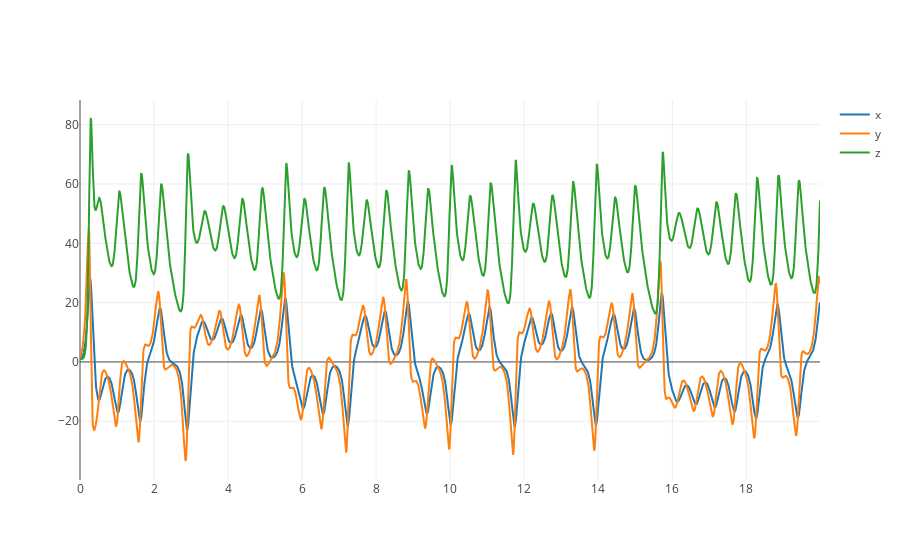

The cell this chart's notebook holds for it:
### Markdown cell above
## Interactive plots
In the following we create interactive plots with plotly

### Code cell
# import plotly.plotly as py
import plotly.offline as py
import plotly.graph_objs as go
py.init_notebook_mode(connected=True)


# Create traces
trace0 = go.Scatter(
    x = s.time,
    y = s.x,
    mode = 'lines',
    name = 'x'
)
trace1 = go.Scatter(
    x = s.time,
    y = s.y,
    mode = 'lines',
    name = 'y'
)
trace2 = go.Scatter(
    x = s.time,
    y = s.z,
    mode = 'lines',
    name = 'z'
)
data = [trace0, trace1, trace2]

py.iplot(data, filename='line-mode')

### Figure 1 — Plotly figure (JSON) as saved in the notebook; plotly's stock layout.template omitted (floating-point values rounded to 4 significant figures; data arrays with more than 128 entries replaced by an {"elided": "..."} marker saying what was removed)
{"data": [{"mode": "lines", "name": "x", "type": "scatter", "x": {"elided": "2000 float values"}, "y": {"elided": "2000 float values"}}, {"mode": "lines", "name": "y", "type": "scatter", "x": {"elided": "2000 float values"}, "y": {"elided": "2000 float values"}}, {"mode": "lines", "name": "z", "type": "scatter", "x": {"elided": "2000 float values"}, "y": {"elided": "2000 float values"}}], "layout": {}}
